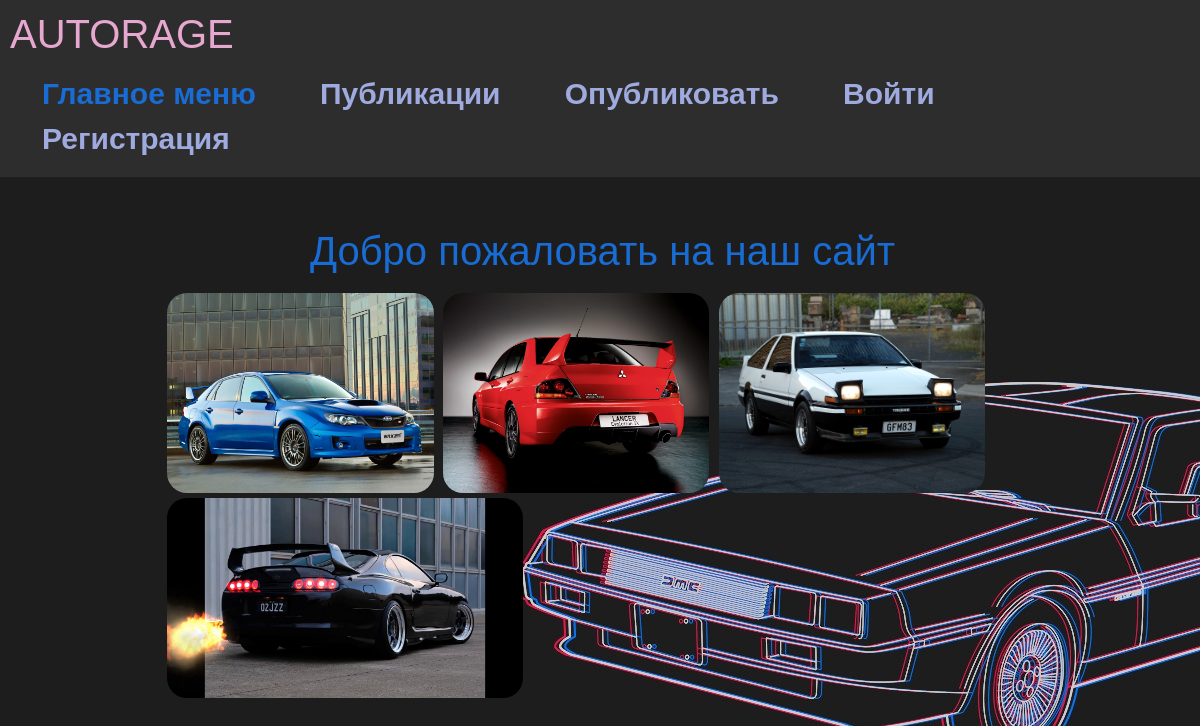
The app's page /, older data.
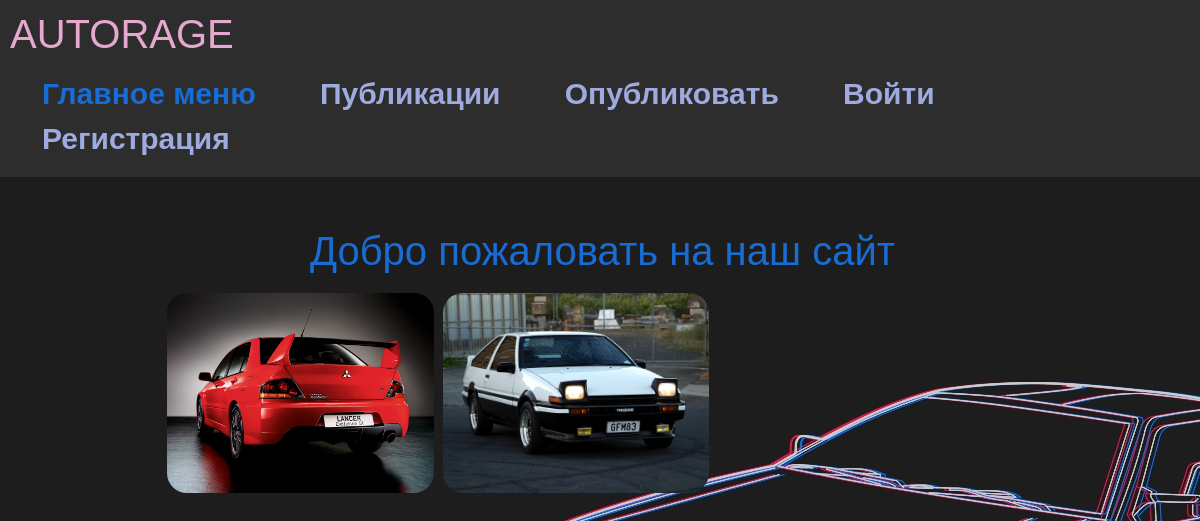
The same page, newer data.
### autorage/models.py (models this page shows, shortened)
class Car(models.Model):
    brand = models.ForeignKey(
        CarBrand,
        on_delete=models.SET_NULL,
        null=True,
        verbose_name='Производитель',
    )
    model = models.ForeignKey(
        CarModel,
        on_delete=models.SET_NULL,
        null=True,
        verbose_name='Модель',
    )
    description = models.TextField(
        blank=True,
        verbose_name='Описание',
    )  # description
    pub_date = models.DateTimeField(
        auto_now_add=True,
        verbose_name='Дата публикации'
    )
    update_date = models.DateTimeField(
        auto_now=True,
        verbose_name='Дата обновления'
    )
    modules = models.ManyToManyField(
        Module,
        verbose_name='Установленные модули'
    )
    photo = models.ImageField(
        upload_to="cars/%Y/%m/%d/",
        verbose_name='Фото'
        )
    class Meta:
        ordering = ["-pub_date", "?"]

### autorage/views.py (the view)
# urls.py: path('', views.IndexView.as_view(), name="index"),
class IndexView(DataMixin, generic.ListView):
    model = Car
    template_name = 'autorage/index.html'
    context_object_name = 'pictures'
    ordering = '?'
    def get_context_data(self, **kwargs: Any) -> Dict[str, Any]:
        context = super().get_context_data(**kwargs)
        context['title'] = 'Главная'
        default_context = self.get_menu_context(self.request.user, selected_title='')
        return dict(list(context.items()) + list(default_context.items()))

### autorage/utils.py (called while the page is built)
	def get_menu_context(self, user: User, selected_title = 'none'):
		context = {}
		context['selected_title'] = selected_title
		context['menu_titles'] = menu_titles.copy()
		context['is_auth'] = user.is_authenticated
		context['user'] = user
		return context

### autorage/templates/autorage/index.html
{% extends 'autorage/base.html' %}
{% block content %}
<div>
    <div style="margin: 50px 0 0 0; display: flex; justify-content: center;">
        <h1 style="color: var(--blue)">Добро пожаловать на наш сайт</h1>
    </div>
    <div class="MainMenu">
        <ul>
{% for p in pictures %}
            <li style="margin: 5px 0 0 5px;"><img src="{{ p.photo.url }}" alt="car"></li>
{% endfor %}
        </ul>
    </div>
</div>
{% endblock %}

Row changes from the older to the newer data that the page shows:
removed Car: photo (picture)
removed Car: photo (picture)
